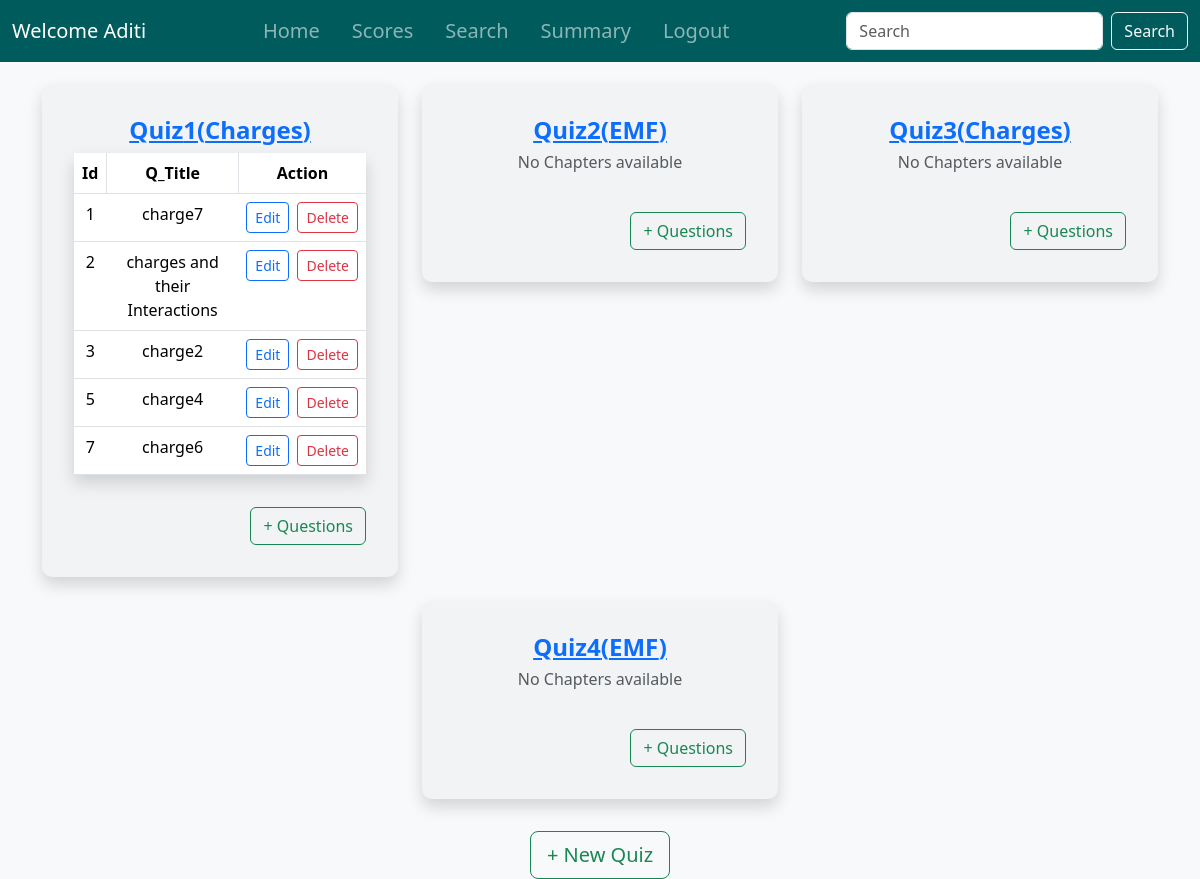
/admin/quiz_management (signed in), run on the app's committed database.
### controllers/models.py (models this page shows, shortened)
class User(db.Model, UserMixin):
    __tablename__ = 'user'
    id = db.Column(db.Integer, primary_key=True)
    fullname = db.Column(db.String(200), nullable=False)
    email = db.Column(db.String(150), unique=True, nullable=False)
    username = db.Column(db.String(100), unique=True, nullable=False)
    dob = db.Column(db.Date, nullable=False)
    qualification = db.Column(db.String(200))
    document_path = db.Column(db.String(length=200), nullable=False)  # Path to uploaded document
    password = db.Column(db.String(60), nullable=False)

class Quiz(db.Model):
    id = db.Column(db.Integer, primary_key=True)
    chapter_id = db.Column(db.Integer, db.ForeignKey('chapter.id'), nullable=False)
    subject_id = db.Column(db.Integer, db.ForeignKey('subject.id'), nullable=False)
    date_of_quiz = db.Column(db.DateTime, default=func.now())
    time_duration = db.Column(db.String(10))  # HH:MM format
    remarks = db.Column(db.Text)
    questions = db.relationship('Question', backref='quiz', cascade='all, delete-orphan')
    scores = db.relationship('Score', backref='quiz', cascade='all, delete-orphan')
    subject = db.relationship('Subject', backref='quizzes')

class Chapter(db.Model):
    id = db.Column(db.Integer, primary_key=True)
    name = db.Column(db.String(200), nullable=False, unique=True)
    description = db.Column(db.Text, nullable=False)
    no_of_quizes = db.Column(db.Integer, nullable=False) # I don't know how to use this stuff.
    subject_id = db.Column(db.Integer, db.ForeignKey('subject.id'), nullable=False)
    quizzes = db.relationship('Quiz', backref='chapter', cascade='all, delete-orphan')

class Question(db.Model):
    id = db.Column(db.Integer, primary_key=True)
    quiz_id = db.Column(db.Integer, db.ForeignKey('quiz.id'), nullable=False)
    question_title = db.Column(db.String(30), nullable=False)
    question_statement = db.Column(db.Text, nullable=False)
    option1 = db.Column(db.String(255), nullable=False)
    option2 = db.Column(db.String(255), nullable=False)
    option3 = db.Column(db.String(255), nullable=False)
    option4 = db.Column(db.String(255), nullable=False)
    correct_option = db.Column(db.Integer, nullable=False)  # Stores option number (1-4)

### controllers/routes.py (the view)
@app.route('/admin/quiz_management')
@login_required
def quiz_management():
    quizes = Quiz.query.all()
    return render_template('quiz_management.html', quizes=quizes)

### controllers/models.py (called while the page is built)
@login_manager.user_loader
def load_user(user_id):
    try:
        user_type, id = user_id.split('-')
        id = int(id)
        if user_type == 'admin':
            return Admin.query.get(id)
        else:
            return User.query.get(id)
    except (ValueError, AttributeError):
        print(f"ERROR: Invalid user_id: {user_id}")
        return None

### controllers/templates/quiz_management.html (shortened to what this page needs)
{% extends 'base.html' %}
{% block content %}
<div class="container mt-4">
    <div class="row g-4 d-flex justify-content-center">
        {% if quizes %}
            {% for quiz in quizes %}
                <div class="col-md-4">
                    <div class="card p-3 shadow">
                        <div class="card-body">
                            <h4 class="fw-bold text-center"><a href="#">Quiz{{ quiz.id }}({{quiz.chapter.name}})</a></h4>
                            <table class="table table-hover shadow">
                                {% if quiz.questions %}
                                    <thead>
                                        <tr>
                                            <th scope="col" class="text-center border-end">Id</th>
                                            <th scope="col" class="text-center border-end">Q_Title</th>
                                            <th scope="col" class="text-center">Action</th>
                                        </tr>
                                    </thead>
                                    <tbody>
                                        {% for question in quiz.questions %}
                                            <tr>
                                                <td class="text-center">{{ question.id }}</td>
                                                <td class="text-center">{{ question.question_title }}</td>
                                                <td class="text-center">
                                                    <div class="d-flex justify-content-center gap-2">
                                                        <a href="#" class="btn btn-outline-primary btn-sm">Edit</a>
                                                        <form action="#" method="POST" onsubmit="return confirm('Are you sure you want to delete this service?')">
                                                            <button type="submit" class="btn btn-outline-danger btn-sm">Delete</button>
                                                        </form>
                                                    </div>
                                                </td>
                                            </tr>
                                        {% endfor %}
                                    </tbody>
                                {% else %}
                                    <h6 class="text-center text-muted">No Chapters available</h6>
                                {% endif %}
                            </table>
                            <div class="row mt-3">
                                <div class="col text-end mt-3">
                                    <a href="{{url_for('add_question', quiz_id=quiz.id)}}" class="btn btn-outline-success">+ Questions</a>
                                </div>
                            </div>
                        </div>
                    </div>
                </div>
            {% endfor %}
        {% else %}
            <div class="container"><h3 style="color: #808080;">No Quizes! Consider creating one.</h3></div>
        {% endif %}
    </div>
</div>
<div class="row mt-3">
    <div class="col text-center mt-3">
        <a href="#" class="btn btn-outline-success btn-lg">+ New Quiz</a>
    </div>
</div>
{% endblock %}

### controllers/templates/base.html (shortened to what this page needs)
<!doctype html>
<html lang="en">
<head>
    <link rel="stylesheet" href="https://cdnjs.cloudflare.com/ajax/libs/font-awesome/6.0.0-beta3/css/all.min.css">
    <link href="https://cdn.jsdelivr.net/npm/bootstrap@5.3.3/dist/css/bootstrap.min.css" rel="stylesheet"
>
    <link rel="stylesheet" href="../static/styles.css">
</head>
<body class="d-flex flex-column min-vh-100">
    <header>
        <nav class="navbar navbar-expand-lg navbar-dark fixed-top color custom-navbar">
            <div class="container-fluid">
                {% if current_user.is_authenticated %}
                <a class="navbar-brand me-auto" href="#">
                    Welcome {{ current_user.username if current_user.username else current_user.email.split('@')[0] }}
                </a>
                <div class="collapse navbar-collapse justify-content-center" id="navbarNavAltMarkup">
                    <div class="navbar-nav">
                        <a class="nav-link fs-5 px-3 py-2" aria-current="page" href="{{url_for('dashboard')}}">Home</a>
                        {% if current_user.__tablename__ == 'admin' %}
                            <a class="nav-link fs-5 px-3 py-2" href="{{url_for('quiz_management')}}">Quiz</a>
                        {% elif current_user.__tablename__ == 'user' %}
                            <a class="nav-link fs-5 px-3 py-2" href="{{ url_for('quiz_scores', user_id=current_user.id)}}">Scores</a>
                        {% endif %}
                        <a class="nav-link fs-5 px-3 py-2" href="{{url_for('search')}}">Search</a>
                        <a class="nav-link fs-5 px-3 py-2" href="#">Summary</a>
                        <a class="nav-link fs-5 px-3 py-2" href="{{url_for('logout')}}">Logout</a>
                    </div>
                </div>
                <form class="d-flex ms-auto">
                    <input class="form-control me-2" type="search" placeholder="Search" aria-label="Search">
                    <button class="btn btn-outline-light" type="submit">Search</button>
                </form>
                {% endif %}
            </div>
        </nav>
    </header>
    <main class="flex-grow-1">
        {% block content %}
        {% endblock %}
    </main>
</body>
</html>

### controllers/static/styles.css (style rules this page uses)
body { padding-top: 60px; }
.custom-navbar { background-color: #005B5C; }

### controllers/templates/quiz_management.html (style rules this page uses)
body { background-color: #f8f9fa; }
.card { border: none; transition: transform 0.2s ease-in-out; background-color: #f1f3f5; border-radius: 10px; }

### data on the page
User: username "Aditi"
Quiz: id "1", chapter.name "Charges"
Question: id "1", question_title "charge7"
Question: id "2", question_title "charges and their Interactions"
Question: id "3", question_title "charge2"
Question: id "5", question_title "charge4"
Question: id "7", question_title "charge6"
Quiz: id "2", chapter.name "EMF", shows "No Chapters available"
Quiz: id "3", chapter.name "Charges", shows "No Chapters available"
Quiz: id "4", chapter.name "EMF", shows "No Chapters available"
